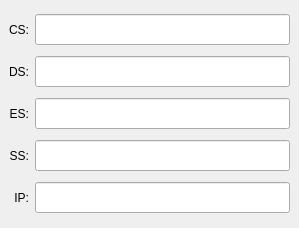
<?xml version="1.0" encoding="UTF-8"?>
<ui version="4.0">
 <class>SegmentRegistersWidget</class>
 <widget class="QDockWidget" name="SegmentRegistersWidget">
  <property name="geometry">
   <rect>
    <x>0</x>
    <y>0</y>
    <width>299</width>
    <height>228</height>
   </rect>
  </property>
  <property name="font">
   <font>
    <weight>75</weight>
    <bold>true</bold>
   </font>
  </property>
  <property name="windowTitle">
   <string>Segment Registers</string>
  </property>
  <widget class="QWidget" name="dockWidgetContents">
   <layout class="QGridLayout" name="gridLayout">
    <item row="0" column="0">
     <widget class="QLabel" name="label">
      <property name="font">
       <font>
        <weight>50</weight>
        <bold>false</bold>
       </font>
      </property>
      <property name="text">
       <string>CS:</string>
      </property>
      <property name="alignment">
       <set>Qt::AlignRight|Qt::AlignTrailing|Qt::AlignVCenter</set>
      </property>
     </widget>
    </item>
    <item row="0" column="1">
     <widget class="QLineEdit" name="m_ln_cs">
      <property name="font">
       <font>
        <pointsize>14</pointsize>
        <weight>50</weight>
        <bold>false</bold>
       </font>
      </property>
      <property name="readOnly">
       <bool>true</bool>
      </property>
     </widget>
    </item>
    <item row="1" column="1">
     <widget class="QLineEdit" name="m_ln_ds">
      <property name="font">
       <font>
        <pointsize>14</pointsize>
        <weight>50</weight>
        <bold>false</bold>
       </font>
      </property>
      <property name="readOnly">
       <bool>true</bool>
      </property>
     </widget>
    </item>
    <item row="2" column="0">
     <widget class="QLabel" name="label_3">
      <property name="font">
       <font>
        <weight>50</weight>
        <bold>false</bold>
       </font>
      </property>
      <property name="text">
       <string>ES:</string>
      </property>
      <property name="alignment">
       <set>Qt::AlignRight|Qt::AlignTrailing|Qt::AlignVCenter</set>
      </property>
     </widget>
    </item>
    <item row="2" column="1">
     <widget class="QLineEdit" name="m_ln_es">
      <property name="font">
       <font>
        <pointsize>14</pointsize>
        <weight>50</weight>
        <bold>false</bold>
       </font>
      </property>
      <property name="readOnly">
       <bool>true</bool>
      </property>
     </widget>
    </item>
    <item row="3" column="0">
     <widget class="QLabel" name="label_4">
      <property name="font">
       <font>
        <weight>50</weight>
        <bold>false</bold>
       </font>
      </property>
      <property name="text">
       <string>SS:</string>
      </property>
      <property name="alignment">
       <set>Qt::AlignRight|Qt::AlignTrailing|Qt::AlignVCenter</set>
      </property>
     </widget>
    </item>
    <item row="3" column="1">
     <widget class="QLineEdit" name="m_ln_ss">
      <property name="font">
       <font>
        <pointsize>14</pointsize>
        <weight>50</weight>
        <bold>false</bold>
       </font>
      </property>
      <property name="readOnly">
       <bool>true</bool>
      </property>
     </widget>
    </item>
    <item row="1" column="0">
     <widget class="QLabel" name="label_2">
      <property name="font">
       <font>
        <weight>50</weight>
        <bold>false</bold>
       </font>
      </property>
      <property name="text">
       <string>DS:</string>
      </property>
      <property name="alignment">
       <set>Qt::AlignRight|Qt::AlignTrailing|Qt::AlignVCenter</set>
      </property>
     </widget>
    </item>
    <item row="4" column="1">
     <widget class="QLineEdit" name="m_ln_ip">
      <property name="font">
       <font>
        <pointsize>14</pointsize>
        <weight>50</weight>
        <bold>false</bold>
       </font>
      </property>
      <property name="readOnly">
       <bool>true</bool>
      </property>
     </widget>
    </item>
    <item row="4" column="0">
     <widget class="QLabel" name="label_5">
      <property name="font">
       <font>
        <weight>50</weight>
        <bold>false</bold>
       </font>
      </property>
      <property name="text">
       <string>IP:</string>
      </property>
      <property name="alignment">
       <set>Qt::AlignRight|Qt::AlignTrailing|Qt::AlignVCenter</set>
      </property>
     </widget>
    </item>
   </layout>
  </widget>
 </widget>
 <resources/>
 <connections/>
</ui>
